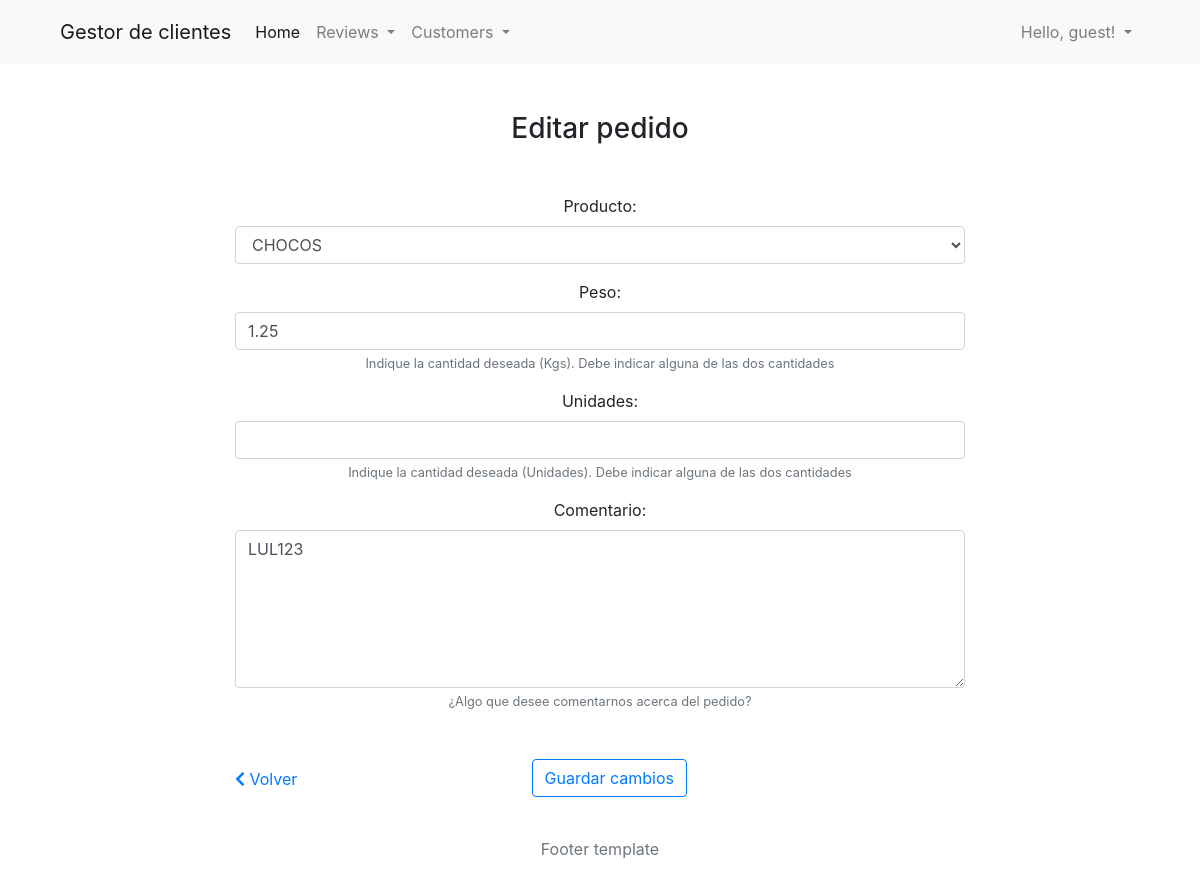
/restaurante/pedidos/update/1/, run on the app's committed database.
### gestion_restaurante/models.py (models this page shows, shortened)
class Order(models.Model):
    order_ref = models.BigIntegerField(verbose_name= "ID Referencia", editable=False)
    product = models.ForeignKey(Product, verbose_name = "Productos", on_delete = models.CASCADE, related_name= "productOrder")
    customer = models.ForeignKey(Customer, verbose_name = "Cliente", on_delete = models.CASCADE, related_name= "customerOrder",
        null = True, blank = True)
    date = models.DateTimeField(auto_now_add=True, verbose_name= "Fecha")
    weigth = models.DecimalField(verbose_name="Peso", blank=True, null=True, validators=[MinValueValidator(0.01)], max_digits=7, decimal_places=2)
    stock = models.IntegerField(verbose_name= "Unidades", blank=True, null=True)
    comment = models.CharField(max_length = 150, verbose_name = "Comentario", null = True, blank = True)
    class Meta:
        verbose_name = "Pedido"
        verbose_name_plural = "Pedidos"
        ordering = ('date', 'product', 'customer', 'stock', 'weigth')

### gestion_restaurante/views.py (the view, shortened to what this page needs)
# urls.py: path('pedidos/update/<int:pk>/', OrderUpdatePage.as_view(), name = "orderUpdate"),
class OrderUpdatePage(UpdateView):
    model = Order
    form_class = OrderForm
    template_name = "pedidos/update.html"

### gestion_restaurante/forms.py (shortened to what this page needs)
class OrderForm(forms.ModelForm):
    class Meta:
        model = Order
        exclude = ['customer',]
        widgets = {
            'comment': forms.Textarea(
                attrs={'cols': 60, 'rows': 6, 'class': 'from-group', 'placeholder': 'Escriba aquí su comentario', 'required':True}
            ),
        }
        help_texts = {
            'comment': ('¿Algo que desee comentarnos acerca del pedido?'),
            'product': ('Indique el producto que contiene el pedido'),
            'weigth': ('Indique la cantidad deseada (Kgs). Debe indicar alguna de las dos cantidades'),
            'stock': ("Indique la cantidad deseada (Unidades). Debe indicar alguna de las dos cantidades"),
        }
        error_messages = {
            'comment': {
                'max_length': ("Parece que se ha extendido demasiado y ha rebasado la longitud máxima")
            }
        }
    product = forms.ModelChoiceField(label = "Producto", queryset = Product.objects.all(), empty_label= "Seleccione un producto")

### gestion_restaurante/models.py (called while the page is built)
    def __str__(self):
        return "{}".format(self.name)

### gestion_restaurante/templates/pedidos/update.html (shortened to what this page needs)
{% extends 'base/base.html' %}
{% block content %}
<div class="container">
    <div class="row">
        <div class="col-md-8 offset-md-2">
            <div class="text-center">
                <h3 class="mt-5 mb-5">Editar pedido</h3>
                <form action="" method="POST">
                    {% include 'base/form_base.html' with form=form %}
                    <div class="form-group row mb-3 mt-5">
                        <div class="col-md-12 text-center">
                            <a class="float-left pt-2" href={% url 'ordersIndex' %}><i class="fas fa-chevron-left"></i> Volver</a>
                            <button style="position: relative; left: -3%;" type="submit" class="btn btn-outline-primary">
                                Guardar cambios
                            </button>
                        </div>
                    </div>
                </form>
            </div>
        </div>
    </div>
</div>
{% endblock content %}

### gestion_clientes/templates/base/form_base.html (shortened to what this page needs)
{% load widget_tweaks %}
{% for field in form.visible_fields %}
    <div class="form-group">
        {{ field.label_tag }}
    {% if form.is_bound %}
        {% if field.errors %}
            {% render_field field class="form-control is-invalid" %}
            {% for error in field.errors %}
                <div class="invalid-feedback">
                    {{ error }}
                </div>
            {% endfor %}
        {% else %}
            {% render_field field class="form-control is-valid" %}
        {% endif %}
    {% else %}
        {% render_field field class="form-control" %}
    {% endif %}
    {% if field.help_text %}
        <small class="form-text text-muted">{{ field.help_text|safe }}</small>
    {% endif %}
    </div>
{% endfor %}

### data on the page
Order: product "CHOCOS" "1.25" "LUL123"

### other printed values
{{ field.label_tag }} "Producto:" "Peso:" "Unidades:" "Comentario:"
{{ field.help_text|safe }} "Indique la cantidad deseada (Kgs). Debe indicar alguna de las dos cantidades" "Indique la cantidad deseada (Unidades). Debe indicar alguna de las dos cantidades" "¿Algo que desee comentarnos acerca del pedido?"
